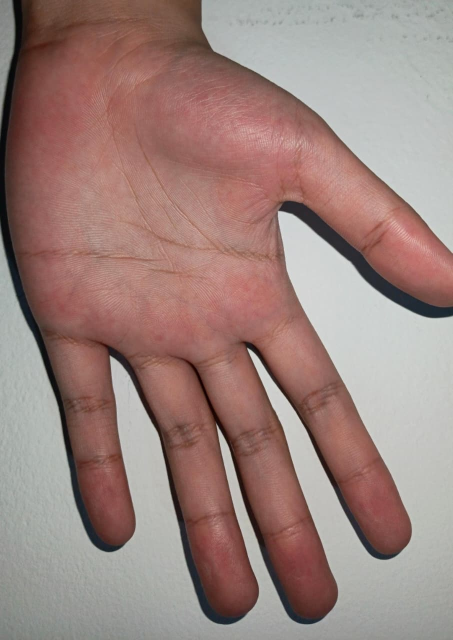
#> input picture dataset/gilbob tes.jpeg, 905 x 1280 px (shown at 1/2 size)
$ python -i preprocessing.py   (imports and definitions only)   (older library calls are emulated)
#> lines starting #> are read from the running program, lines starting #| are printed output that depends on the picture; after the words box and inside, x2 and y2 are one past the last pixel; in counts of white or black regions, pixels touching at a corner belong together
import cv2
import numpy as np

HALF = 100
ROI_SIZE = 2 * HALF
MIN_CONTOUR_AREA = 500
BLUR_VARIANCE_MIN = 15
PCA_ALIGN = True


# [27 lines left out: functions check_image_quality, _segment_hand, not called in this run]


def _get_largest_contour(binary_mask):
    contours, _ = cv2.findContours(binary_mask, cv2.RETR_EXTERNAL, cv2.CHAIN_APPROX_SIMPLE)
    if not contours:
        return None
    largest = max(contours, key=cv2.contourArea)
    if cv2.contourArea(largest) < MIN_CONTOUR_AREA:
        return None
    return largest


def _pca_align(contour, image_shape):
    pts = contour.squeeze().astype(np.float64)
    if pts.ndim != 2 or pts.shape[0] < 10:
        return None, None

    mean, eigenvectors = cv2.PCACompute(pts, mean=None)
    angle = np.degrees(np.arctan2(eigenvectors[0, 1], eigenvectors[0, 0]))
    angle_norm = angle % 180
    rot_angle = 90 - angle_norm

    h, w = image_shape
    center = (w // 2, h // 2)
    M = cv2.getRotationMatrix2D(center, rot_angle, 1.0)
    return rot_angle, M


def _extract_centered_roi(image, cx, cy, half=HALF):
    H, W = image.shape
    x1 = cx - half
    y1 = cy - half
    x2 = cx + half + 1
    y2 = cy + half + 1

    pad_top = max(0, -y1)
    pad_bottom = max(0, y2 - H)
    pad_left = max(0, -x1)
    pad_right = max(0, x2 - W)

    if any([pad_top, pad_bottom, pad_left, pad_right]):
        image = cv2.copyMakeBorder(image, pad_top, pad_bottom, pad_left, pad_right, cv2.BORDER_REPLICATE)
        x1 += pad_left
        y1 += pad_top
        x2 += pad_left
        y2 += pad_top

    roi = image[y1:y2, x1:x2]
    if roi.size == 0:
        return None
    if roi.shape != (ROI_SIZE, ROI_SIZE):
        roi = cv2.resize(roi, (ROI_SIZE, ROI_SIZE))
    return roi


def _apply_clahe(roi):
    clahe = cv2.createCLAHE(clipLimit=2.0, tileGridSize=(8, 8))
    return clahe.apply(roi)


# [43 lines left out: function preprocess_and_extract_roi, not called in this run]


def preprocess_and_extract_roi_detailed(image_input):
#> called with image_input = '../dataset/gilbob tes.jpeg'
    steps = {}

    if isinstance(image_input, str):
        img_color = cv2.imread(image_input)
#> img_color is the input picture: shape (1280, 905, 3); mean B, G, R 125.8, 131.2, 156.2
        if img_color is None:
            return None, None
        img_gray = cv2.cvtColor(img_color, cv2.COLOR_BGR2GRAY)
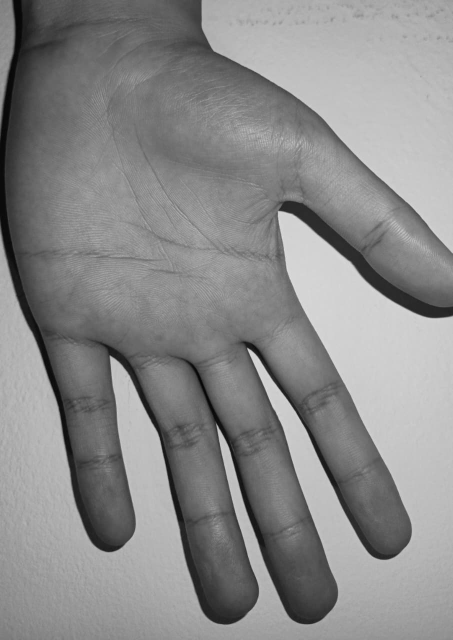
#> img_gray: shape (1280, 905) (shown at 1/2 size); min 2, max 234, mean 138.1
        steps['original'] = cv2.cvtColor(img_color, cv2.COLOR_BGR2RGB)
    elif isinstance(image_input, np.ndarray):
        if len(image_input.shape) == 3:
            img_color = image_input.copy()
            img_gray = cv2.cvtColor(img_color, cv2.COLOR_BGR2GRAY)
            steps['original'] = cv2.cvtColor(img_color, cv2.COLOR_BGR2RGB)
        else:
            img_gray = image_input.copy()
            steps['original'] = img_gray.copy()
    else:
        return None, None

    steps['grayscale'] = img_gray.copy()

    blurred = cv2.GaussianBlur(img_gray, (5, 5), 0)
    steps['blurred'] = blurred.copy()

    _, thresh = cv2.threshold(blurred, 0, 255, cv2.THRESH_BINARY_INV + cv2.THRESH_OTSU)
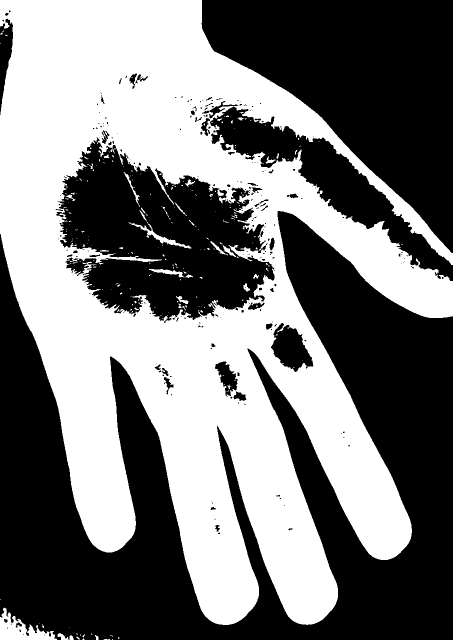
#> thresh: shape (1280, 905) (shown at 1/2 size); 46.5% white; 248 white regions (212 under 20 px), largest, box (x1, y1, x2, y2) and area: (0, 0, 905, 1250) 530979, (0, 1215, 114, 1280) 3254, (257, 443, 383, 497) 910
    steps['thresh'] = thresh.copy()

    kernel = np.ones((5, 5), np.uint8)
    morph = cv2.morphologyEx(thresh, cv2.MORPH_CLOSE, kernel)
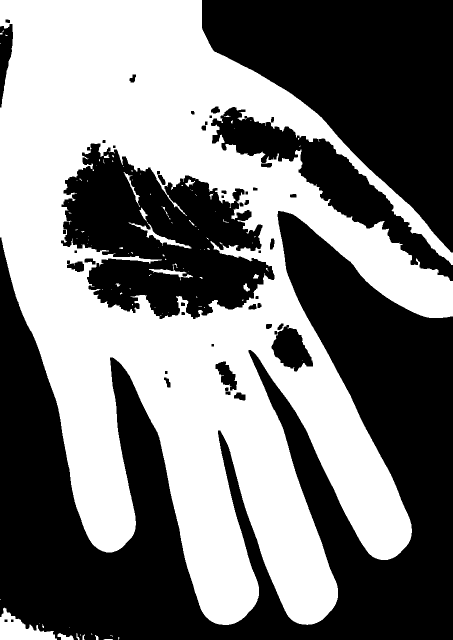
#> morph: shape (1280, 905) (shown at 1/2 size); 47.4% white; 105 white regions (84 under 20 px), largest, box (x1, y1, x2, y2) and area: (0, 0, 905, 1250) 541487, (0, 1215, 114, 1280) 3564, (257, 443, 383, 497) 982
    morph = cv2.morphologyEx(morph, cv2.MORPH_OPEN, kernel)
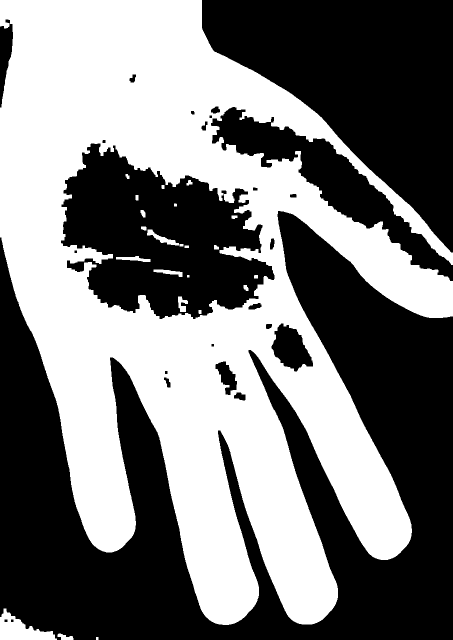
#> morph: shape (1280, 905) (shown at 1/2 size); 47% white; 23 white regions
    steps['morph'] = morph.copy()

    largest = _get_largest_contour(morph)
#> in _get_largest_contour, `contours, _ = cv2.findContours(binary_mask, cv2.RETR_EXTERNAL, cv2.CHA..`: contours = 4 contours; box (x1, y1, x2, y2) and area: (0, 0, 905, 1250) 636781, (0, 1217, 114, 1280) 3398, (115, 1267, 147, 1280) 213, (192, 1274, 197, 1280) 20
#> in _get_largest_contour, `largest = max(contours, key=cv2.contourArea)`: largest = contour of 3715 points, box (x1, y1, x2, y2) (0, 0, 905, 1250), area 636781
    if largest is None:
        return None, None

    H, W = blurred.shape
#> H = 1280; W = 905
    use_img = blurred
    final_contour = largest
#> final_contour has the same summary as largest in _get_largest_contour

    centroid_viz = cv2.cvtColor(img_gray, cv2.COLOR_GRAY2RGB)
    cv2.drawContours(centroid_viz, [largest], -1, (16, 185, 129), 2)
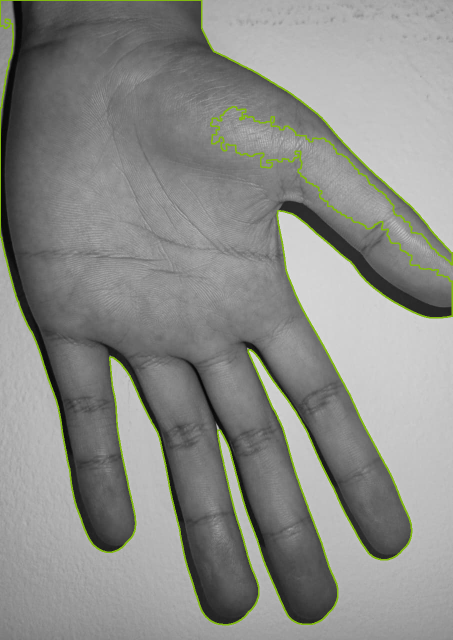
#> centroid_viz: shape (1280, 905, 3) (shown at 1/2 size); mean B, G, R 135.6, 139.6, 138.3
    steps['centroid'] = centroid_viz

    if PCA_ALIGN:
        _, rot_M = _pca_align(largest, (H, W))
#> in _pca_align, `pts = contour.squeeze().astype(np.float64)`: pts = 3715 pairs, first value 0 to 904, second value 0 to 1249
#> in _pca_align, `mean, eigenvectors = cv2.PCACompute(pts, mean=None)`: mean = [[518.3, 740.2]]; eigenvectors = [[-0.003, 1], [1, 0.003]]
#> in _pca_align, `angle = np.degrees(np.arctan2(eigenvectors[0, 1], eigenvectors[0, 0]))`: angle = 90.17
#> in _pca_align, `rot_angle = 90 - angle_norm`: rot_angle = -0.172
#> in _pca_align, `M = cv2.getRotationMatrix2D(center, rot_angle, 1.0)`: M = [[1, -0.003, 1.92], [0.003, 1, -1.35]]
#> rot_M = [[1, -0.003, 1.92], [0.003, 1, -1.35]]
        if rot_M is not None:
            rotated = cv2.warpAffine(blurred, rot_M, (W, H), flags=cv2.INTER_LINEAR, borderMode=cv2.BORDER_REPLICATE)
            rotated_mask = cv2.warpAffine(morph, rot_M, (W, H), flags=cv2.INTER_NEAREST)
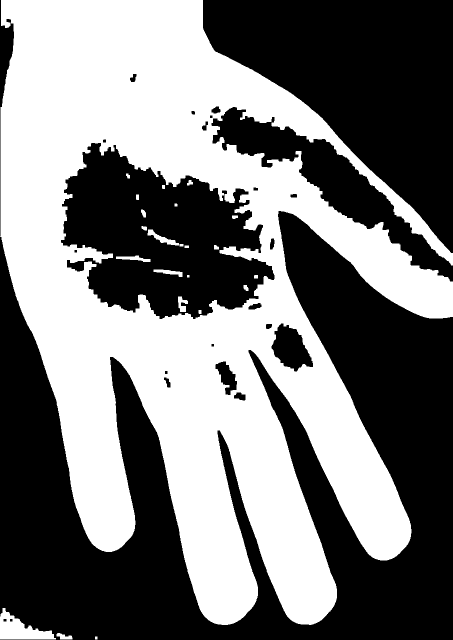
#> rotated_mask: shape (1280, 905) (shown at 1/2 size); 47% white; 23 white regions
            steps['rotated'] = rotated.copy()
            use_img = rotated
            cr = _get_largest_contour(rotated_mask)
#> in _get_largest_contour (call 2), `contours, _ = cv2.findContours(binary_mask, cv2.RETR_EXTERNAL, cv2.CHA..`: contours = 4 contours; box (x1, y1, x2, y2) and area: (0, 0, 905, 1250) 636494, (0, 1216, 112, 1279) 3308, (113, 1266, 145, 1279) 213, (190, 1273, 195, 1279) 20
#> cr = contour of 3717 points, box (x1, y1, x2, y2) (0, 0, 905, 1250), area 636494
            if cr is not None:
                final_contour = cr
#> final_contour has the same summary as cr
        else:
            steps['rotated'] = blurred.copy()
    else:
        steps['rotated'] = blurred.copy()

    M_c = cv2.moments(final_contour)
#> M_c = moments, m00 636494.5, centre m10/m00, m01/m00 = (375.7, 579)
    if M_c['m00'] == 0:
        return None, None
    cx = int(M_c['m10'] / M_c['m00'])
#> cx = 375
    cy = int(M_c['m01'] / M_c['m00'])
#> cy = 578

    cv2.circle(steps['centroid'], (cx, cy), 8, (239, 68, 68), -1)

    roi = _extract_centered_roi(use_img, cx, cy)
#> in _extract_centered_roi, `x1 = cx - half`: x1 = 275
#> in _extract_centered_roi, `y1 = cy - half`: y1 = 478
#> in _extract_centered_roi, `x2 = cx + half + 1`: x2 = 476
#> in _extract_centered_roi, `y2 = cy + half + 1`: y2 = 679
#> in _extract_centered_roi, `pad_top = max(0, -y1)`: pad_top = 0
#> in _extract_centered_roi, `roi = image[y1:y2, x1:x2]`:
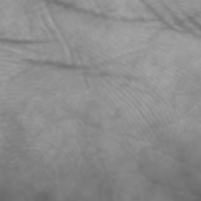
#> roi: shape (201, 201); min 104, max 164, mean 139.5
    if roi is None:
        return None, None
    steps['roi_crop'] = roi.copy()

    roi = _apply_clahe(roi)
    steps['roi_clahe'] = roi.copy()

    return roi, steps

>>> result = preprocess_and_extract_roi_detailed('../dataset/gilbob tes.jpeg')
